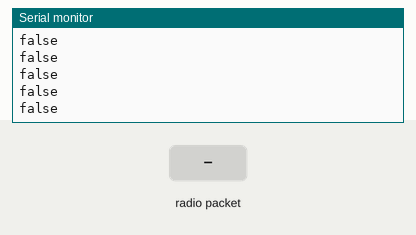
Simulated run of this sketch. Board: Arduino Uno, built with avr-gcc and run on an emulated ATmega328P. Parts: the last lines printed to the serial monitor. The inputs (shaded band) are chosen by the test bench. No radio packets arrive unless stated.

Above: at 1.2 s.
1.3 s: radio packet "f" arrives
At 2.4 s:
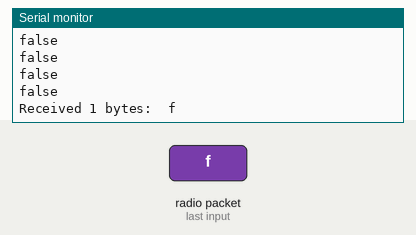
2.8 s: radio packet "b" arrives
At 3.4 s:
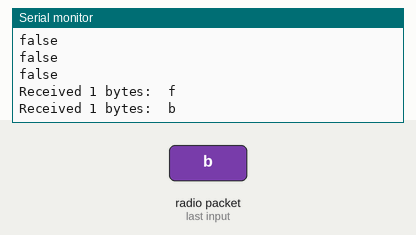
4.3 s: radio packet "l" arrives
At 5.5 s:
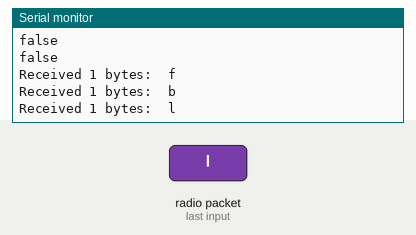
5.8 s: radio packet "r" arrives
At 6.7 s:
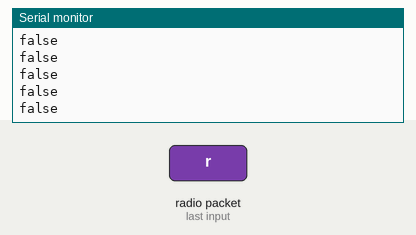

Measured:
- after the input at 1.3 s, the serial monitor: prints a new line after 0.07 s (image 1)
- after the input at 2.8 s, the serial monitor: prints a new line at once (image 2)
- after the input at 4.3 s, the serial monitor: prints a new line at once (image 3)
- after the input at 5.8 s, the serial monitor: prints a new line at once (image 4)

The sketch:

receiver.ino
```cpp
#include <RH_ASK.h>

RH_ASK driver;


const int motorPin1 = 7;  // Pin 7 of L293D
const int motorPin2 = 8;  // Pin 8 of L293D
const int motorPin3 = 9; // Pin 9 of L293D
const int motorPin4 = 10; // Pin 10 of L293D
const int voltpin = 13;

void setup()
{
    Serial.begin(9600);
    if (!driver.init())
         Serial.println("no radio");
}

#define BUFSIZE 10

void moveForward() {
  digitalWrite(motorPin1, HIGH);
  digitalWrite(motorPin2, LOW);
  digitalWrite(motorPin3, LOW);
  digitalWrite(motorPin4, HIGH);
  //Serial.println("Forward");
}

void moveBackward() {
  digitalWrite(motorPin1, LOW);
  digitalWrite(motorPin2, HIGH);
  digitalWrite(motorPin3, HIGH);
  digitalWrite(motorPin4, LOW);
  //Serial.println("Backward");
}

void turnRight() {
  digitalWrite(motorPin1, LOW);
  digitalWrite(motorPin2, LOW);
  digitalWrite(motorPin3, LOW);
  digitalWrite(motorPin4, HIGH);
  //Serial.println("Left");
}

void turnLeft() {
  digitalWrite(motorPin1, HIGH);
  digitalWrite(motorPin2, LOW);
  digitalWrite(motorPin3, LOW);
  digitalWrite(motorPin4, LOW);
  //Serial.println("Right");
}

void stop() {
  digitalWrite(motorPin1, LOW);
  digitalWrite(motorPin2, LOW);
  digitalWrite(motorPin3, LOW);
  digitalWrite(motorPin4, LOW);
  //Serial.println("Stop");
}


void loop()
{
    uint8_t buf[BUFSIZE];
    uint8_t buflen;

    buflen = BUFSIZE;
    if (driver.recv(buf, &buflen))
    {
      Serial.print("Received "); Serial.print(buflen,DEC); Serial.write(" bytes:  ");
      buf[buflen]=0;
      Serial.println((char*)buf);
    }
    String ch = buf;
    if (ch == "f" ) {
        moveForward();
      } else if (ch == "b") {
        moveBackward();
      } else if (ch == "l") {
        turnLeft();
      } else if (ch == "r") {
        turnRight();
      } else if (ch == "s") {
        stop();
      }
    else {
      Serial.println("false");
    }
}
```
